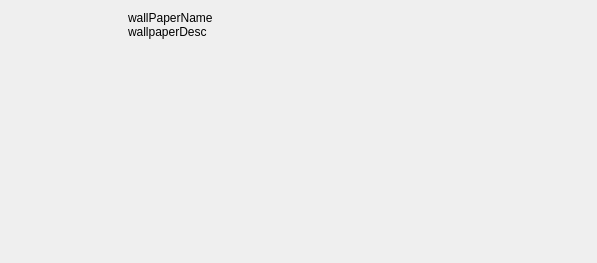
<?xml version="1.0" encoding="UTF-8"?>
<ui version="4.0">
 <class>ServiceItemWidget</class>
 <widget class="QWidget" name="ServiceItemWidget">
  <property name="geometry">
   <rect>
    <x>0</x>
    <y>0</y>
    <width>597</width>
    <height>263</height>
   </rect>
  </property>
  <property name="minimumSize">
   <size>
    <width>0</width>
    <height>90</height>
   </size>
  </property>
  <property name="windowTitle">
   <string>Form</string>
  </property>
  <layout class="QGridLayout" name="gridLayout">
   <item row="0" column="0">
    <widget class="QLabel" name="labelStatus">
     <property name="minimumSize">
      <size>
       <width>111</width>
       <height>90</height>
      </size>
     </property>
     <property name="maximumSize">
      <size>
       <width>111</width>
       <height>90</height>
      </size>
     </property>
     <property name="text">
      <string/>
     </property>
     <property name="pixmap">
      <pixmap>../../../../Pictures/hede.jpg</pixmap>
     </property>
     <property name="scaledContents">
      <bool>true</bool>
     </property>
    </widget>
   </item>
   <item row="0" column="1">
    <layout class="QVBoxLayout" name="verticalLayout">
     <property name="spacing">
      <number>0</number>
     </property>
     <property name="sizeConstraint">
      <enum>QLayout::SetNoConstraint</enum>
     </property>
     <property name="topMargin">
      <number>0</number>
     </property>
     <item>
      <widget class="QLabel" name="labelName">
       <property name="text">
        <string>wallPaperName</string>
       </property>
      </widget>
     </item>
     <item>
      <widget class="QLabel" name="labelDesc">
       <property name="styleSheet">
        <string notr="true"/>
       </property>
       <property name="text">
        <string>wallpaperDesc</string>
       </property>
      </widget>
     </item>
     <item>
      <spacer name="verticalSpacer">
       <property name="orientation">
        <enum>Qt::Vertical</enum>
       </property>
       <property name="sizeHint" stdset="0">
        <size>
         <width>20</width>
         <height>40</height>
        </size>
       </property>
      </spacer>
     </item>
    </layout>
   </item>
   <item row="0" column="2">
    <spacer name="horizontalSpacer">
     <property name="orientation">
      <enum>Qt::Horizontal</enum>
     </property>
     <property name="sizeHint" stdset="0">
      <size>
       <width>313</width>
       <height>20</height>
      </size>
     </property>
    </spacer>
   </item>
  </layout>
 </widget>
 <resources/>
 <connections/>
</ui>
